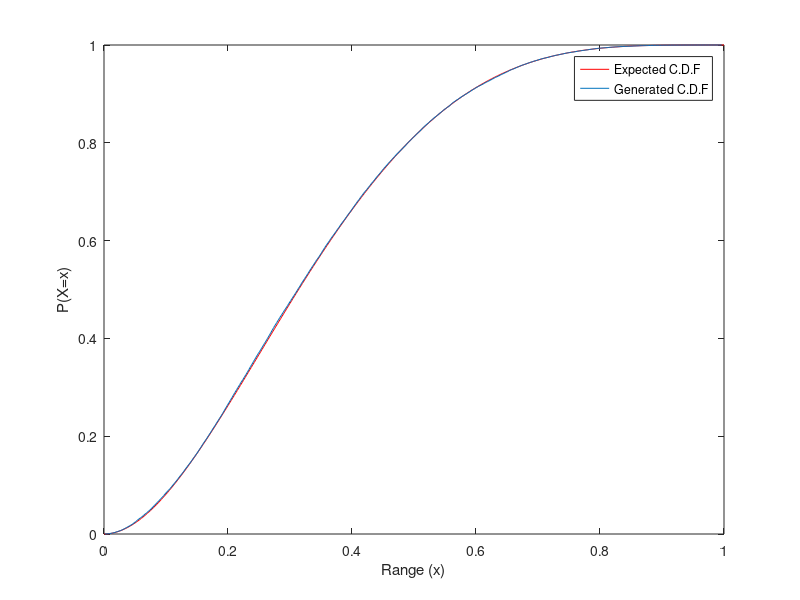
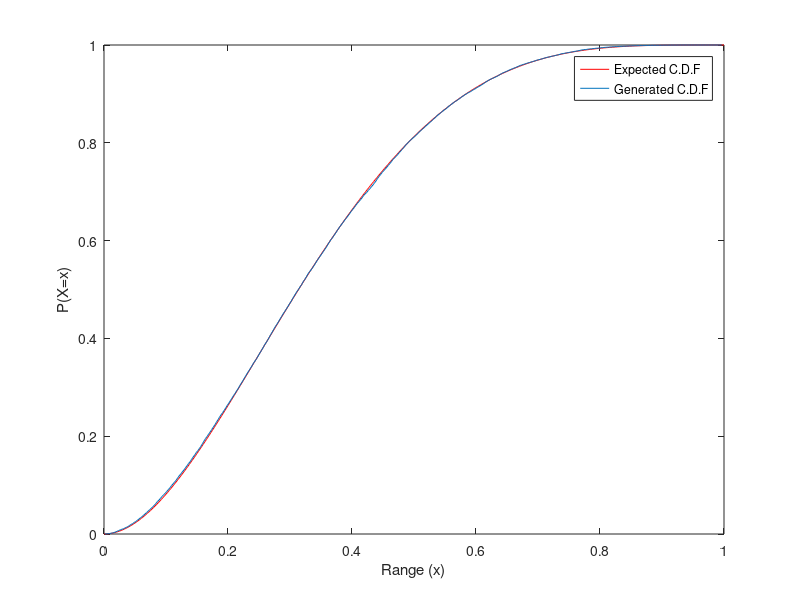
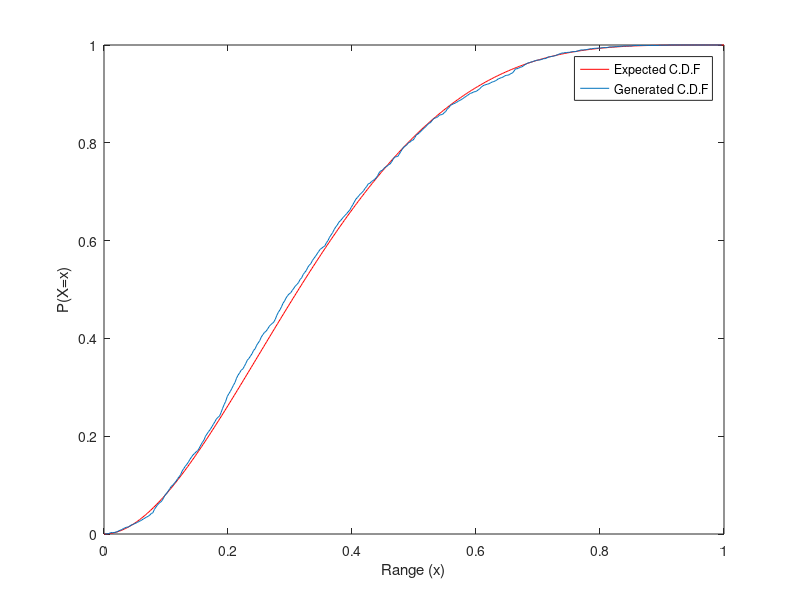
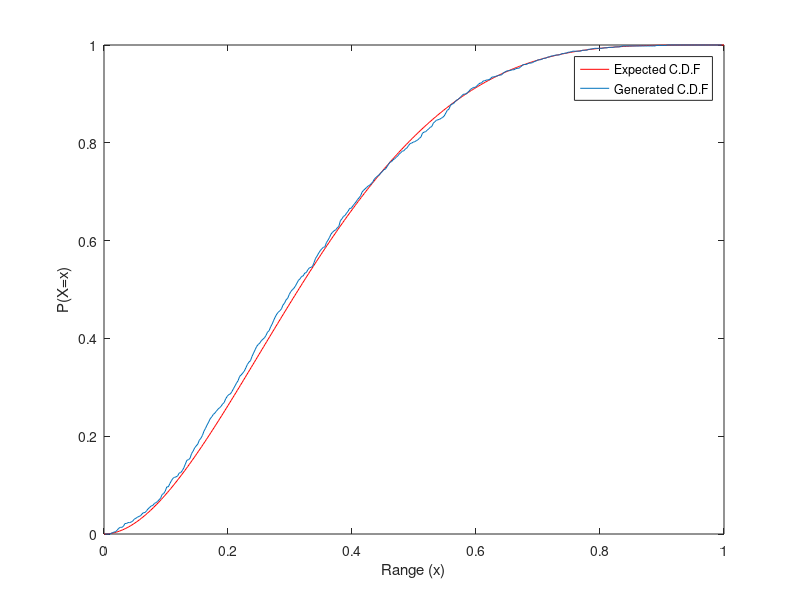

The MATLAB script that drew these images, in order:
clear
clc
for num=1:4
c=[2.109375,5,50,100];
j=100000;
u=rand(1,j)';
g=rand(1,j)';
k=1;
for i=1:j
   if u(i)<((20*g(i)*(1-g(i))^3)/c(num))
        y(k)=g(i);
        it(k)=i;
        k=k+1;
    end
end
y=y';
accepted_var=length(y)
for i=2:length(it)
      fit(i)=it(i)-it(i-1);
end
fit(1)=it(1);
avg_of_iterations=mean(fit)

X=0.00125:0.0025:0.9975;
Z=0:0.0025:1;
Y=-4*(Z.^5)+15*(Z.^4)-20*(Z.^3)+10*(Z.^2);
freq=histc(y,Z);
cfreq=zeros(401,1);
cfreq(1,1)=freq(1,1);
for i=2:401
    cfreq(i,1)=cfreq(i-1,1)+freq(i,1);
end
cfreq=cfreq/length(y);
figure;
plot(Z,Y,'-r');
hold on
plot(X,cfreq(1:399));
legend('Expected C.D.F','Generated C.D.F')
xlabel('Range (x)');
ylabel('P(X=x)');
clear
end
